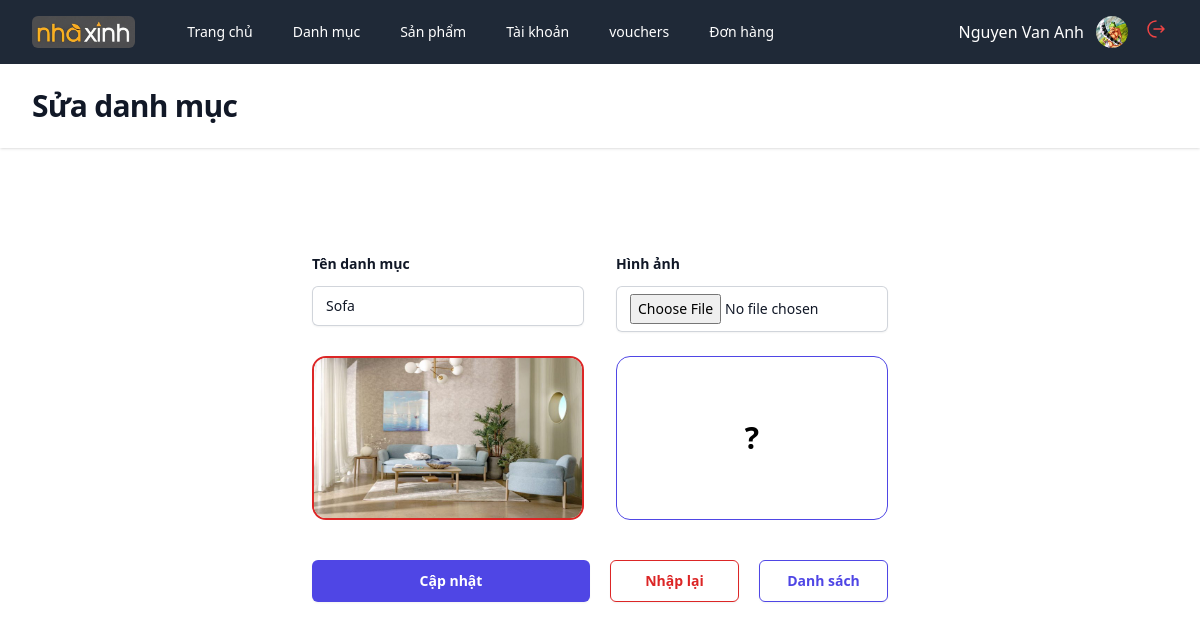
Screenshot of /admin?act=edit-category&id=1 (signed in) with the database file from the repository.
### tables this page shows
CREATE TABLE `categories` (
  `id` int(10) NOT NULL,
  `name_category` varchar(200) NOT NULL,
  `image` varchar(200) NOT NULL,
  `is_deleted` tinyint(1) NOT NULL DEFAULT 0
);

### core.php (called while the page is built, shortened)
<?php
function viewAdmin($view, $values = [])
{
    return include("../views/admin/$view.php");
}
class Req
{
    public function __construct(
        Categories $categoriesService,
        Products $productsService,
        Users $usersService,
        Vouchers $vouchersService,
        CartsDetail $cartsService,
        Bills $billsService,
        ProductsBill $productsBillService,
        ProductDetail $productsDetailService,
        Images $imagesService,
        Reviews $reviewsService,
    ) {
        $this->categoriesService = $categoriesService;
    }
}

### controllers/admin/CategoriesController.php (called while the page is built, shortened)
<?php
function controller_edit_category(Req $req)
{
    $error = '';
    if (isset($_GET['id'])) {
        $id = $_GET['id'];
        $category = $req->categoriesService->findOne($id);
    }
    return viewAdmin("editCategory", ['category' => $category, 'error' => $error]);
}

### admin/index.php (called while the page is built, shortened)
<?php
function bootstrap()
{
    include("./routes.php");
    include("../database/service.php");
    include("../models/categories.php");
    include("../models/products.php");
    include("../models/users.php");
    include("../models/vouchers.php");
    include("../models/cartsDetail.php");
    include("../models/bills.php");
    include("../models/productsBill.php");
    include("../models/productsDetail.php");
    include("../models/images.php");
    include("../models/reviews.php");
    $role = $_SESSION["user"]["role"];
    $req = new Req(
        $categories,
        $products,
        $users,
        $vouchers,
        $cartsDetail,
        $bills,
        $productsBill,
        $productsDetail,
        $images,
        $reviews,
    );
    if (!isset($_GET['act'])) $act = check_path('');
    else $act = check_path($_GET['act']);
    foreach ($routes as $route) {
        if ($act == $route['path'] && $role >= 1 && $role <= 2) {
            return $route['view']($req);
        }
    }
}
bootstrap();

### database/service.php (called while the page is built, shortened)
<?php
include("database.php");
class ServicePdo
{
    protected $pdo;
    protected $dbName;
    public function __construct($nameDB)
    {
        $this->dbName = $nameDB;
        $this->pdo = connect();
    }
    public function findOne($id)
    {
        try {
            $dbName = $this->dbName;
            $sql = "SELECT * FROM $dbName WHERE ID = $id";
            return $this->pdo->query($sql)->fetch();
        } catch (\Throwable $th) {
            return $th;
        }
    }
}

### database/database.php (called while the page is built)
<?php
function connect()
{
    try {
        $connect =  new PDO("mysql:host=localhost; dbname=project", "root", "");
        $connect->setAttribute(PDO::ATTR_ERRMODE, PDO::ERRMODE_EXCEPTION);
        return $connect;
    } catch (PDOException $e) {
        echo $e->getMessage();
        throw $e;
    }
}

### views/admin/editCategory.php (the view, shortened to what this page needs)
<!DOCTYPE html>
<html lang="en">
<head>
    <script src="https://cdn.tailwindcss.com"></script>
</head>
<body>
    <div class="min-h-full">
        <?php include('partials/header.php') ?>
        <header class="bg-white shadow">
            <div class="mx-auto max-w-7xl px-4 py-6 sm:px-6 lg:px-8">
                <h1 class="text-3xl font-bold tracking-tight text-gray-900">Sửa danh mục</h1>
            </div>
        </header>
        <main>
            <div class="mx-auto max-w-7xl py-6 sm:px-6 lg:px-8">
                <div class="isolate bg-white px-6 lg:px-8">
                    <form action="/admin?act=update-category" method="POST" enctype="multipart/form-data" class="mx-auto mt-16 max-w-xl sm:mt-20">
                        <div class="grid grid-cols-1 gap-x-8 gap-y-6 sm:grid-cols-2">
                            <div>
                                <label for="name" class="block text-sm font-semibold leading-6 text-gray-900">Tên danh mục</label>
                                <div class="mt-2.5">
                                    <input required maxlength="30" value="<?= $category['name_category'] ?>" type="text" name="name" id="name" class="block w-full rounded-md border-0 px-3.5 py-2 text-gray-900 shadow-sm ring-1 ring-inset ring-gray-300 placeholder:text-gray-400 focus:ring-2 focus:ring-inset focus:ring-indigo-600 sm:text-sm sm:leading-6">
                                </div>
                            </div>
                            <div>
                                <label for="last-name" class="block text-sm font-semibold leading-6 text-gray-900">Hình ảnh</label>
                                <div class="mt-2.5">
                                    <input type="file" name="image" class="block w-full rounded-md border-0 px-3.5 py-2 text-gray-900 shadow-sm ring-1 ring-inset ring-gray-300 placeholder:text-gray-400 focus:ring-2 focus:ring-inset focus:ring-indigo-600 sm:text-sm sm:leading-6">
                                </div>
                            </div>
                            <div class="border-2 rounded-[14px] border-red-600">
                                <img src="/asset/images/<?= $category['image'] ?>" alt="" class="h-40 rounded-xl w-full">
                            </div>
                            <div class="flex items-center justify-center border rounded-[14px] border-indigo-600">
                                <p class="font-semibold text-3xl">?</p>
                            </div>
                        </div>
                        <div class="mt-10 grid grid-cols-4 gap-5">
                            <button name="update" type="submit" class="col-span-2 block w-full rounded-md bg-indigo-600 px-3.5 py-2.5 text-center text-sm font-semibold text-white shadow-sm hover:bg-indigo-500 focus-visible:outline focus-visible:outline-2 focus-visible:outline-offset-2 focus-visible:outline-indigo-600">Cập nhật</button>
                            <button type="reset" class="block w-full rounded-md border border-red-600 text-red-600 px-3.5 py-2.5 text-center text-sm font-semibold shadow-sm focus-visible:outline focus-visible:outline-2 focus-visible:outline-offset-2 focus-visible:outline-red-600">Nhập lại</button>
                            <a href="/admin?act=categories" class="block w-full rounded-md border border-indigo-600 text-indigo-600 px-3.5 py-2.5 text-center text-sm font-semibold shadow-sm focus-visible:outline focus-visible:outline-2 focus-visible:outline-offset-2 focus-visible:outline-indigo-600">Danh sách</a>
                        </div>
                    </form>
                </div>
            </div>
        </main>
    </div>
</body>
</html>

### rows the page displays
categories: name "Sofa", image (picture)

### other values shown
$name "Trang chủ"
$name "Danh mục"
$name "Sản phẩm"
$name "Tài khoản"
$name "vouchers"
$name "Đơn hàng"
$_SESSION['user']['full_name'] "Nguyen Van Anh"
